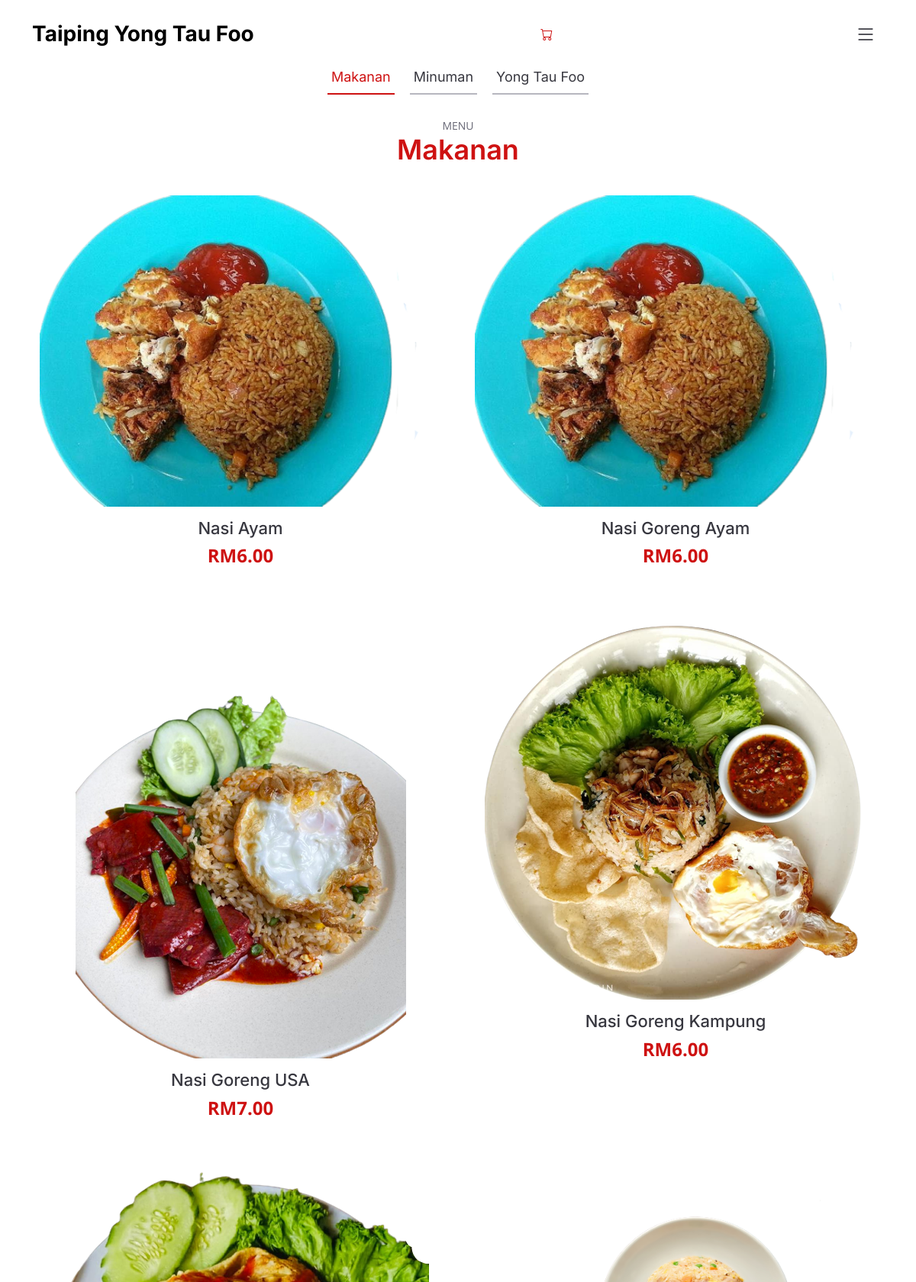
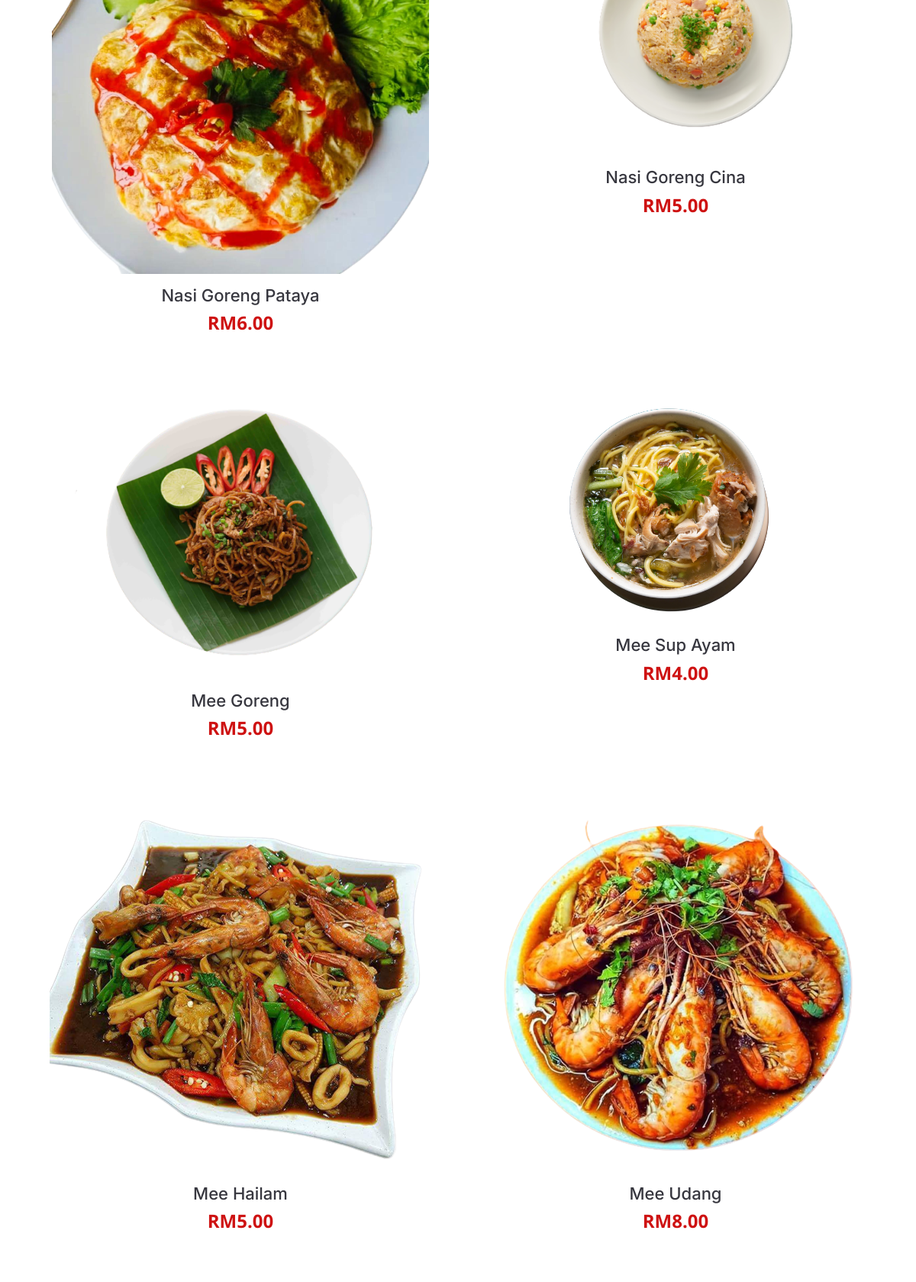
The page /menu.php?tablen=1 (upper part) on the database its author committed (2 pictures, top to bottom).
### tables this page shows
CREATE TABLE IF NOT EXISTS `menu` (
  `id` int(8) NOT NULL AUTO_INCREMENT,
  `code` varchar(255) NOT NULL,
  `category` varchar(255) NOT NULL,
  `image` text NOT NULL,
  `name` varchar(255) NOT NULL,
  `description` text NOT NULL,
  `price` double(10,2) NOT NULL,
  PRIMARY KEY (`id`)
);

### assets/controller/dbcontroller.php (called while the page is built, shortened)
<?php
class DBController
{
	private $host = "localhost";
	private $user = "root";
	private $password = "";
	private $database = "pesanmakanan";
	private $conn;
	function __construct()
	{
		$this->conn = $this->connectDB();
	}
	function connectDB()
	{
		$conn = mysqli_connect($this->host, $this->user, $this->password, $this->database);
		return $conn;
	}
	function runQuery($query)
	{
		$result = mysqli_query($this->conn, $query);
		while ($row = mysqli_fetch_assoc($result)) {
			$resultset[] = $row;
		}
		if (!empty($resultset))
			return $resultset;
	}
}
?>

### menu.php (the view, shortened to what this page needs)
<?php
require_once("assets/controller/dbcontroller.php");
$db_handle = new DBController();
?>
<!DOCTYPE html>
<html lang="en">
<head>
  <link href="assets/vendor/bootstrap/css/bootstrap.min.css" rel="stylesheet">
  <link href="assets/vendor/bootstrap-icons/bootstrap-icons.css" rel="stylesheet">
  <link href="assets/vendor/aos/aos.css" rel="stylesheet">
  <link href="assets/vendor/glightbox/css/glightbox.min.css" rel="stylesheet">
  <link href="assets/vendor/swiper/swiper-bundle.min.css" rel="stylesheet">
  <link href="assets/css/main.css" rel="stylesheet">
</head>
<body>
  <header id="header" class="header fixed-top d-flex align-items-center">
    <div class="container d-flex align-items-center justify-content-between">
      <a href="index.html" class="logo d-flex align-items-center me-auto me-lg-0">
        <h1>Taiping Yong Tau Foo</h1>
      </a>
      <a href="cart.php" class="bi bi-cart position-relative">
      </a>
      <i class="mobile-nav-toggle mobile-nav-show bi bi-list"></i>
    </div>
  </header>
  <main id="main">
    <section id="menu" class="menu">
      <div class="container" data-aos="fade-up">
        <ul class="nav nav-tabs d-flex justify-content-center" data-aos="fade-up" data-aos-delay="200">
          <li class="nav-item">
            <a class="nav-link active show" data-bs-toggle="tab" data-bs-target="#menu-makanan">
              <h4>Makanan</h4>
            </a>
          </li>
          <li class="nav-item">
            <a class="nav-link" data-bs-toggle="tab" data-bs-target="#menu-minuman">
              <h4>Minuman</h4>
            </a>
          <li class="nav-item">
            <a class="nav-link" data-bs-toggle="tab" data-bs-target="#menu-ytf">
              <h4>Yong Tau Foo</h4>
            </a>
          </li>
        </ul>
        <div class="tab-content" data-aos="fade-up" data-aos-delay="300">
          <div class="tab-pane fade active show" id="menu-makanan">
            <div class="tab-header text-center">
              <p>Menu</p>
              <h3>Makanan</h3>
            </div>
            <div class="row gy-5">
              <?php
              $product_array = $db_handle->runQuery("SELECT * FROM menu WHERE category='makanan' ORDER BY id ASC");
              if (!empty($product_array)) {
                foreach ($product_array as $key => $value) {
              ?>
              <div class="col-6 menu-item">
                <a href="menu.php?action=add&code=<?php echo $product_array[$key]["code"]; ?>">
                  <img class="menu-img img-fluid" src="<?php echo $product_array[$key]["image"]; ?>">
                  <h4>
                    <?php echo $product_array[$key]["name"]; ?>
                  </h4>
                  <p class="price">
                    <?php echo "RM" . $product_array[$key]["price"]; ?>
                  </p>
                </a>
              </div>
              <?php
                }
              }
              ?>
            </div>
          </div>
        </div>
      </div>
    </section>
  </main>
</body>
</html>

### assets/css/main.css (style rules this page uses)
:root { --font-default: "Open Sans", system-ui, -apple-system, "Segoe UI", Roboto, "Helvetica Neue", Arial, "Noto Sans", "Liberation Sans", sans-serif, "Apple Color Emoji", "Segoe UI Emoji", "Segoe UI Symbol", "Noto Color Emoji"; --font-primary: "Amatic SC", sans-serif; --font-secondary: "Inter", sans-serif; }
:root { --color-default: #212529; --color-primary: #ce1212; --color-secondary: #37373f; }
:root { scroll-behavior: smooth; }
body { font-family: var(--font-default); color: var(--color-default); }
a { color: var(--color-primary); text-decoration: none; }
h1, h2, h3, h4, h5, h6 { font-family: var(--font-secondary); }
section { overflow: hidden; padding: 80px 0; }
.header { background: #fff; transition: all 0.5s; z-index: 997; height: 90px; border-bottom: 1px solid #fff; }
.header .logo h1 { font-size: 28px; font-weight: 700; color: #000; margin: 0; font-family: var(--font-secondary); }
section { scroll-margin-top: 90px; }
@media (max-width: 1279px) { .mobile-nav-show { color: var(--color-secondary); font-size: 28px; cursor: pointer; line-height: 0; transition: 0.5s; z-index: 9999; margin: 0 10px 0 20px; } }
.menu .nav-tabs { border: 0; }
.menu .nav-link { margin: 0 10px; padding: 10px 5px; transition: 0.3s; color: var(--color-secondary); border-radius: 0; cursor: pointer; height: 100%; border: 0; border-bottom: 2px solid #b6b6bf; }
.menu .nav-link h4 { font-size: 18px; font-weight: 400; margin: 0; font-family: var(--font-secondary); }
.menu .nav-link.active { color: var(--color-primary); border-color: var(--color-primary); }
.menu .tab-content .tab-header { padding: 30px 0; }
.menu .tab-content .tab-header p { font-size: 14px; text-transform: uppercase; color: #676775; margin-bottom: 0; }
.menu .tab-content .tab-header h3 { font-size: 36px; font-weight: 600; color: var(--color-primary); }
.menu .tab-content .menu-item { -moz-text-align-last: center; text-align-last: center; }
.menu .tab-content .menu-item .menu-img { padding: 0 10px; margin-bottom: 15px; }
.menu .tab-content .menu-item h4 { font-size: 22px; font-weight: 500; color: var(--color-secondary); font-family: var(--font-secondary); font-weight: 30px; margin-bottom: 5px; }
.menu .tab-content .menu-item .price { font-size: 24px; font-weight: 700; color: var(--color-primary); }

### rows shown on the page
menu: image (picture), name "Nasi Ayam", price "6.00"
menu: image (picture), name "Nasi Goreng Ayam", price "6.00"
menu: image (picture), name "Nasi Goreng USA", price "7.00"
menu: image (picture), name "Nasi Goreng Kampung", price "6.00"
menu: image (picture), name "Nasi Goreng Pataya", price "6.00"
menu: image (picture), name "Nasi Goreng Cina", price "5.00"
menu: image (picture), name "Mee Goreng", price "5.00"
menu: image (picture), name "Mee Sup Ayam", price "4.00"
menu: image (picture), name "Mee Hailam", price "5.00"
menu: image (picture), name "Mee Udang", price "8.00"
